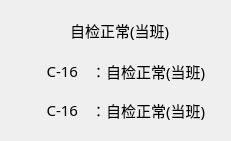
   <widget class="QWidget" name="verticalLayoutWidget_2">
    <property name="geometry">
     <rect>
      <x>1120</x>
      <y>690</y>
      <width>231</width>
      <height>141</height>
     </rect>
    </property>
    <layout class="QVBoxLayout" name="verticalLayout_3">
     <item>
      <layout class="QHBoxLayout" name="horizontalLayout_34">
       <item>
        <spacer name="horizontalSpacer_4">
         <property name="orientation">
          <enum>Qt::Horizontal</enum>
         </property>
         <property name="sizeHint" stdset="0">
          <size>
           <width>40</width>
           <height>20</height>
          </size>
         </property>
        </spacer>
       </item>
       <item>
        <widget class="QLabel" name="label_2051">
         <property name="minimumSize">
          <size>
           <width>33</width>
           <height>33</height>
          </size>
         </property>
         <property name="maximumSize">
          <size>
           <width>33</width>
           <height>33</height>
          </size>
         </property>
         <property name="styleSheet">
          <string notr="true">border-image: url(:/img/false.png);</string>
         </property>
         <property name="text">
          <string/>
         </property>
        </widget>
       </item>
       <item>
        <widget class="QLabel" name="label_74">
         <property name="minimumSize">
          <size>
           <width>150</width>
           <height>30</height>
          </size>
         </property>
         <property name="maximumSize">
          <size>
           <width>150</width>
           <height>30</height>
          </size>
         </property>
         <property name="font">
          <font>
           <family>宋体</family>
           <pointsize>11</pointsize>
          </font>
         </property>
         <property name="text">
          <string>自检正常(当班)</string>
         </property>
        </widget>
       </item>
      </layout>
     </item>
     <item>
      <layout class="QHBoxLayout" name="horizontalLayout_38">
       <item>
        <widget class="QLabel" name="label_75">
         <property name="minimumSize">
          <size>
           <width>60</width>
           <height>30</height>
          </size>
         </property>
         <property name="maximumSize">
          <size>
           <width>60</width>
           <height>30</height>
          </size>
         </property>
         <property name="font">
          <font>
           <family>宋体</family>
           <pointsize>11</pointsize>
          </font>
         </property>
         <property name="text">
          <string>C-16</string>
         </property>
         <property name="alignment">
          <set>Qt::AlignRight|Qt::AlignTrailing|Qt::AlignVCenter</set>
         </property>
        </widget>
       </item>
       <item>
        <widget class="QLabel" name="label_76">
         <property name="minimumSize">
          <size>
           <width>120</width>
           <height>30</height>
          </size>
         </property>
         <property name="maximumSize">
          <size>
           <width>120</width>
           <height>30</height>
          </size>
         </property>
         <property name="font">
          <font>
           <family>宋体</family>
           <pointsize>11</pointsize>
          </font>
         </property>
         <property name="text">
          <string>：自检正常(当班)</string>
         </property>
        </widget>
       </item>
      </layout>
     </item>
     <item>
      <layout class="QHBoxLayout" name="horizontalLayout_39">
       <item>
        <widget class="QLabel" name="label_77">
         <property name="minimumSize">
          <size>
           <width>60</width>
           <height>30</height>
          </size>
         </property>
         <property name="maximumSize">
          <size>
           <width>60</width>
           <height>30</height>
          </size>
         </property>
         <property name="font">
          <font>
           <family>宋体</family>
           <pointsize>11</pointsize>
          </font>
         </property>
         <property name="text">
          <string>C-16</string>
         </property>
         <property name="alignment">
          <set>Qt::AlignRight|Qt::AlignTrailing|Qt::AlignVCenter</set>
         </property>
        </widget>
       </item>
       <item>
        <widget class="QLabel" name="label_78">
         <property name="minimumSize">
          <size>
           <width>120</width>
           <height>30</height>
          </size>
         </property>
         <property name="maximumSize">
          <size>
           <width>120</width>
           <height>30</height>
          </size>
         </property>
         <property name="font">
          <font>
           <family>宋体</family>
           <pointsize>11</pointsize>
          </font>
         </property>
         <property name="text">
          <string>：自检正常(当班)</string>
         </property>
        </widget>
       </item>
      </layout>
     </item>
    </layout>
   </widget>
